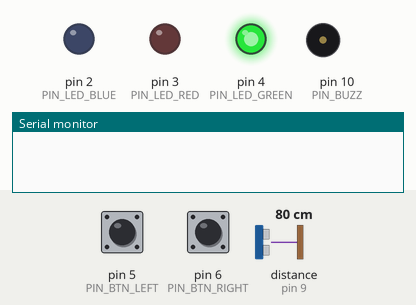
Recording of a sketch running on a simulated Arduino Uno, built with avr-gcc and run on an emulated ATmega328P. Parts: output pins drawn as LEDs (lit = HIGH), buzzer (waves = sounding), the last lines printed to the serial monitor. Wiring (inferred from the names in the program): ultrasonic range finder: trigger pin 8; echo pin 9. The test bench sets the inputs (shaded band); at power-on: distance to the obstacle (sensor on pin 9) 80 cm, pin 5 (PIN_BTN_LEFT) HIGH, pin 6 (PIN_BTN_RIGHT) HIGH. The echo pulse lasts 58.3 µs per cm; random numbers use the default seed unless the sketch sets one; pins used as bus, display or sensor lines are not drawn.

Above: at 2.7 s.
2.8 s: distance to the obstacle (sensor on pin 9) set to 7 cm
4.3 s: distance to the obstacle (sensor on pin 9) set to 4 cm
At 6.1 s:
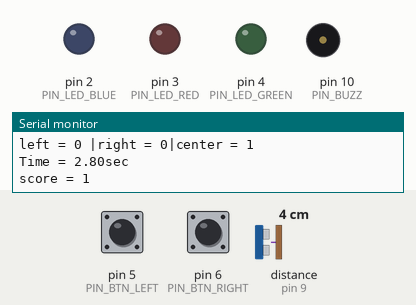
7.3 s: distance to the obstacle (sensor on pin 9) set to 9 cm
At 7.8 s:
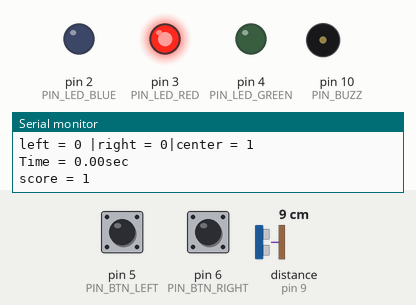
8.8 s: pin 5 (PIN_BTN_LEFT) pulled LOW for 3.2 s
At 9.6 s:
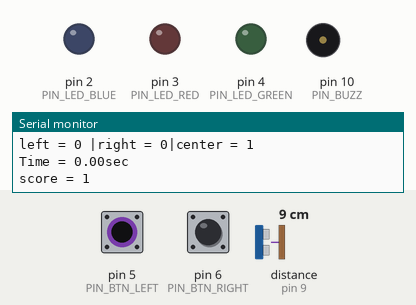
13.5 s: pin 6 (PIN_BTN_RIGHT) pulled LOW for 3.2 s
At 18.1 s:
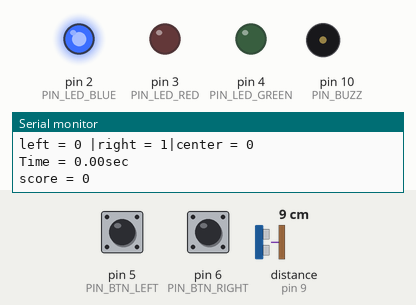
Timing chart, 0 to 19.2 s (numbered marks = the images above; inputs shaded):
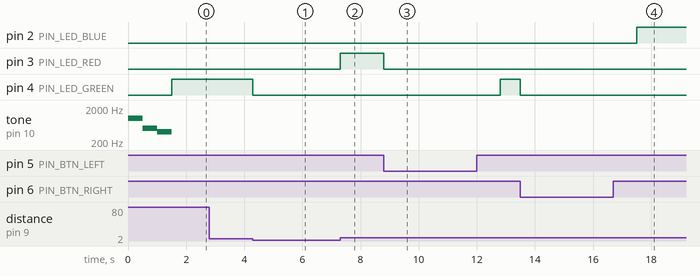

The sketch:

sketch_may25b.ino
```cpp
#define PIN_LED_BLUE (2)
#define PIN_LED_RED (3)
#define PIN_LED_GREEN (4)
#define PIN_BTN_LEFT (5)
#define PIN_BTN_RIGHT (6)
#define PIN_TRIG (8)
#define PIN_ECHO (9)
#define PIN_BUZZ (10)
#define PORT_RAND (A1)
#define SERIAL_RATE (9600)
#define SERIAL_DEALY (50)
#define PULSE_WIDTH (30) // in usec
#define PULSE_TIMEOUT (50000) // in usec
#define MIN_RANGE (50.) //in mm


//////////////
//초기화///////
//////////////

void init3Led() {
  pinMode(PIN_LED_BLUE, OUTPUT);
  pinMode(PIN_LED_RED, OUTPUT);
  pinMode(PIN_LED_GREEN, OUTPUT);
  stop3Led();
}

void initRand() {
  int nVolt = analogRead(PORT_RAND);
  randomSeed(nVolt); // 난수를 초기화
}

void initbutton() {
  pinMode(PIN_BTN_LEFT, INPUT_PULLUP);
  pinMode(PIN_BTN_RIGHT, INPUT_PULLUP);
}

void initBuzz() {
  pinMode(PIN_BUZZ, OUTPUT);
}

void initEcho() {
  pinMode(PIN_TRIG, OUTPUT);
  pinMode(PIN_ECHO, INPUT);
  digitalWrite(PIN_TRIG, LOW);
}

void initGame() {
  init3Led();
  initRand();
  initbutton();
  initBuzz();
  initEcho();
  Serial.begin(SERIAL_RATE);
}

//////////////////
////LED METHOD////
//////////////////

void startLed(int nPin) {
  digitalWrite(nPin, HIGH);
}

void stopLed(int nPin) {
  digitalWrite(nPin, LOW);
}

void stop3Led() {
  digitalWrite(PIN_LED_BLUE, LOW);
  digitalWrite(PIN_LED_RED, LOW);
  digitalWrite(PIN_LED_GREEN, LOW);
}

int getRandLedPin() {
  int nRand = random(3); //0 1 2 가 나옴
  return nRand + PIN_LED_BLUE; // 0 1 2 --> 2 3 4
}


//////////////////
////BTN METHOD////
//////////////////
bool checkLeftButton()  //누르면 True, 평소는 False
{
  int nInput= digitalRead(PIN_BTN_LEFT); //평소 HIGH 누르면 LOW
  return nInput==LOW;
}

bool checkRightButton()  //누르면 True, 평소는 False
{
  int nInput= digitalRead(PIN_BTN_RIGHT); //평소 HIGH 누르면 LOW
  return nInput==LOW;
}


long checkButtonEcho(bool& bLeftInput, bool& bRightInput, bool& bCenterInput) {
  long  nStartTime = millis();
  bLeftInput = bRightInput = bCenterInput=false;
  while (1) {
    bLeftInput = checkLeftButton(); //평소 HIGH 누르면 LOW
    bRightInput = checkRightButton();
    bCenterInput = checkEcho();
    if (bLeftInput || bRightInput || bCenterInput) break;
  }
  long  nStopTime = millis();
  return nStopTime - nStartTime;
}

int evalInput(int nLed, bool bLeftInput, bool bRightInput, bool bCenterInput)
{
  if(nLed==PIN_LED_RED)
  {
    if (bLeftInput == true && bRightInput == false && bCenterInput==false) return 1;
    else return 0;
  }
  else if (nLed == PIN_LED_BLUE)
  {
    if(bLeftInput == false && bRightInput == true && bCenterInput==false) return 1;
    else return 0;
  }
  else // nLed == PIN_LED_GREEN
  {
    if(bLeftInput == false && bRightInput == false && bCenterInput==true) return 1;
    else return 0;
  }
}
/////////////////////
////MELODY METHOD////
/////////////////////

void playMelody() {
  tone(PIN_BUZZ, 1000);
  delay(500);
  tone(PIN_BUZZ, 500);
  delay(500);
  tone(PIN_BUZZ, 400);
  delay(500);
}

void stopMelody() {
  noTone(PIN_BUZZ);
}

//////////////////
///Echo METHOD////
//////////////////

void makeTrigger() {
  //trigger
  digitalWrite(PIN_TRIG, HIGH);
  delayMicroseconds(PULSE_WIDTH); // in usec
  digitalWrite(PIN_TRIG, LOW);
}

//in mm
double getEchoRange() {
  long nEchoTime = pulseIn(PIN_ECHO, HIGH, PULSE_TIMEOUT);
  double range = nEchoTime * 1e-6 * 340./ 1e-3 / 2.; // in mm; 음속 : 340 m/s, 1e-6 - 1usec, 1e-3 - 1mm
  return range;
}

bool checkEcho()
{
  makeTrigger();
  double range=getEchoRange();
  bool bResult = range !=0. && range <= MIN_RANGE; // range가 0이면 timeout
  return bResult;
}


void setup() {
  // put your setup code here, to run once:
  initGame();
  playMelody();
  stopMelody();
}

void loop() {
  // put your main code here, to run repeatedly:
  int nRandLed = getRandLedPin();
  bool bLeftInput, bRightInput, bCenterInput;
  startLed(nRandLed);
  long nTime = checkButtonEcho(bLeftInput, bRightInput, bCenterInput);
  int nScore=evalInput(nRandLed,bLeftInput, bRightInput, bCenterInput);
  stopLed(nRandLed);
  delay(1000);
  Serial.println("left = " + String(bLeftInput) + " |right = " + String(bRightInput)+"|center = "+String(bCenterInput));
  Serial.println("Time = " + String(nTime * 1e-3) + "sec");
  Serial.println("score = " + String(nScore));
}
```

Measured:
- the behaviour switches between 6 and 5 cm on distance to the obstacle (sensor on pin 9) (found by bisection; images 0 and 1)
- after the input at 2.8 s, every drawn part: stays the same
- after the input at 4.3 s, pin 4 (PIN_LED_GREEN): HIGH → LOW at once
- after the input at 7.3 s, pin 3 (PIN_LED_RED): LOW → HIGH at once
- after the input at 8.8 s, pin 3 (PIN_LED_RED): HIGH → LOW at once; pin 4 (PIN_LED_GREEN): LOW → HIGH after 4.0 s
- after the input at 13.5 s, pin 2 (PIN_LED_BLUE): LOW → HIGH after 4.0 s; pin 4 (PIN_LED_GREEN): HIGH → LOW at once
